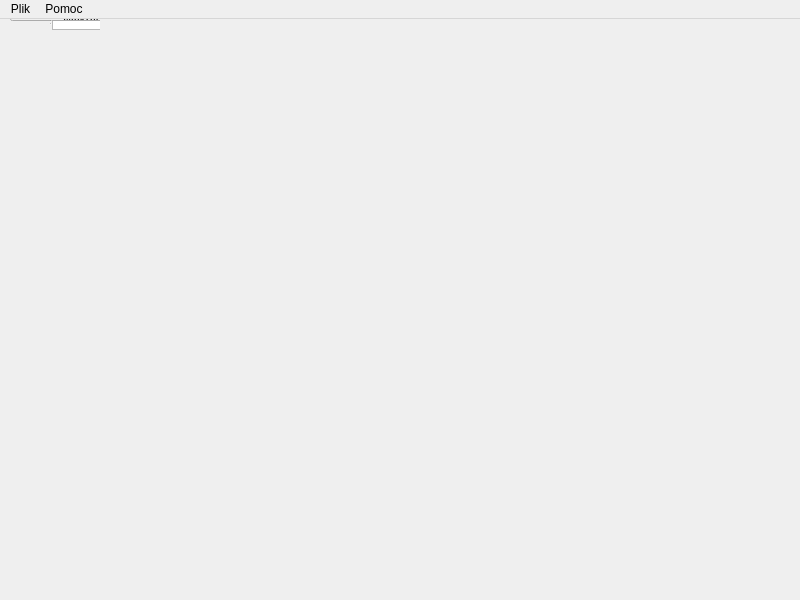
<?xml version="1.0" encoding="UTF-8"?>
<ui version="4.0">
 <class>MainWindow</class>
 <widget class="QMainWindow" name="MainWindow">
  <property name="geometry">
   <rect>
    <x>0</x>
    <y>0</y>
    <width>800</width>
    <height>600</height>
   </rect>
  </property>
  <property name="windowTitle">
   <string>MainWindow</string>
  </property>
  <widget class="QSplitter" name="centralwidget">
   <property name="orientation">
    <enum>Qt::Horizontal</enum>
   </property>
   <widget class="QFrame" name="leftPane">
    <property name="sizePolicy">
     <sizepolicy hsizetype="Minimum" vsizetype="Preferred">
      <horstretch>0</horstretch>
      <verstretch>0</verstretch>
     </sizepolicy>
    </property>
    <property name="minimumSize">
     <size>
      <width>200</width>
      <height>0</height>
     </size>
    </property>
    <layout class="QVBoxLayout" name="leftPaneLayout">
     <property name="leftMargin">
      <number>10</number>
     </property>
     <property name="rightMargin">
      <number>10</number>
     </property>
     <item>
      <layout class="QFormLayout" name="formLayout">
       <property name="fieldGrowthPolicy">
        <enum>QFormLayout::AllNonFixedFieldsGrow</enum>
       </property>
       <property name="rowWrapPolicy">
        <enum>QFormLayout::WrapAllRows</enum>
       </property>
       <property name="leftMargin">
        <number>0</number>
       </property>
       <property name="topMargin">
        <number>0</number>
       </property>
       <property name="rightMargin">
        <number>0</number>
       </property>
       <item row="1" column="0">
        <widget class="QLabel" name="label_2">
         <property name="text">
          <string>TextLabel</string>
         </property>
        </widget>
       </item>
       <item row="1" column="1">
        <widget class="QSlider" name="horizontalSlider">
         <property name="orientation">
          <enum>Qt::Horizontal</enum>
         </property>
        </widget>
       </item>
       <item row="2" column="0">
        <widget class="QLabel" name="label">
         <property name="text">
          <string>TextLabel</string>
         </property>
        </widget>
       </item>
       <item row="2" column="1">
        <widget class="QSlider" name="horizontalSlider_2">
         <property name="orientation">
          <enum>Qt::Horizontal</enum>
         </property>
        </widget>
       </item>
       <item row="3" column="0">
        <widget class="QLabel" name="label_3">
         <property name="text">
          <string>TextLabel</string>
         </property>
        </widget>
       </item>
       <item row="3" column="1">
        <widget class="QSlider" name="horizontalSlider_3">
         <property name="orientation">
          <enum>Qt::Horizontal</enum>
         </property>
        </widget>
       </item>
      </layout>
     </item>
     <item>
      <spacer name="verticalSpacer">
       <property name="orientation">
        <enum>Qt::Vertical</enum>
       </property>
       <property name="sizeHint" stdset="0">
        <size>
         <width>20</width>
         <height>40</height>
        </size>
       </property>
      </spacer>
     </item>
     <item>
      <widget class="QPushButton" name="pushButton_3">
       <property name="text">
        <string>Wykryj twarze</string>
       </property>
      </widget>
     </item>
    </layout>
   </widget>
   <widget class="ImagePreviewWidget" name="preview">
    <property name="minimumSize">
     <size>
      <width>400</width>
      <height>0</height>
     </size>
    </property>
   </widget>
  </widget>
  <widget class="QMenuBar" name="menubar">
   <property name="geometry">
    <rect>
     <x>0</x>
     <y>0</y>
     <width>800</width>
     <height>27</height>
    </rect>
   </property>
   <widget class="QMenu" name="menuPlik">
    <property name="title">
     <string>Plik</string>
    </property>
    <addaction name="actionOpenImage"/>
    <addaction name="actionExit"/>
   </widget>
   <widget class="QMenu" name="menuPomoc">
    <property name="title">
     <string>Pomoc</string>
    </property>
    <addaction name="actionInfo"/>
   </widget>
   <addaction name="menuPlik"/>
   <addaction name="menuPomoc"/>
  </widget>
  <action name="actionOpenImage">
   <property name="text">
    <string>Otwórz obraz</string>
   </property>
   <property name="shortcut">
    <string>Ctrl+K, Ctrl+O</string>
   </property>
  </action>
  <action name="actionExit">
   <property name="text">
    <string>Wyjdź</string>
   </property>
   <property name="shortcut">
    <string>Ctrl+K, Ctrl+Q</string>
   </property>
  </action>
  <action name="actionInfo">
   <property name="text">
    <string>Informacje</string>
   </property>
   <property name="shortcut">
    <string>Ctrl+K, Ctrl+I</string>
   </property>
  </action>
 </widget>
 <customwidgets>
  <customwidget>
   <class>ImagePreviewWidget</class>
   <extends>QGraphicsView</extends>
   <header>src/imagepreviewwidget.h</header>
  </customwidget>
 </customwidgets>
 <resources/>
 <connections/>
</ui>
